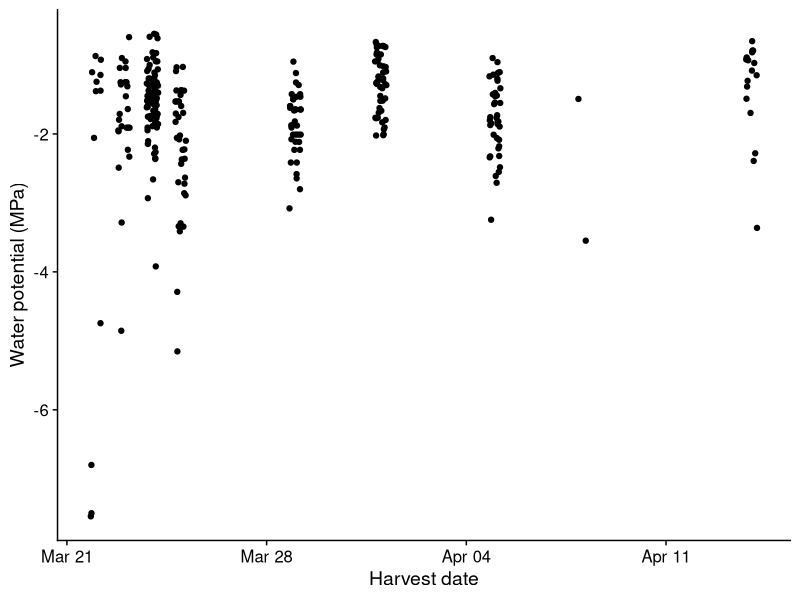

This figure's R source:
# WATER POTENTIAL

library(tidyverse)
library(cowplot)

water_potentials = read_csv("data/Suillus water potential data - Sheet1.csv")
water_potentials$Water_potential_MPa = as.numeric(water_potentials$Water_potential_MPa)

treatments = read_csv("data/Suillus Treatment Inventory.xlsx - Sheet1.csv")

soil_moisture = read_csv("data/Suillus Soil Data.xlsx - Sheet1.csv", skip = 2)
soil = rename(soil_moisture, Plant_ID = ID)


water_treatments = left_join(treatments, water_potentials)
water_treatments = left_join(water_treatments, soil)
water_treatments$realdate = mdy(water_treatments$Date)

ggplot(data = water_treatments) +
  theme_cowplot() +
  # geom_boxplot(outlier.alpha = 0,
               # aes(x = as.factor(realdate), y = Water_potential_MPa)) +
  geom_jitter(width = 0.20,
              aes(x = realdate, y = Water_potential_MPa)) +
  ylab("Water potential (MPa)") +
  xlab("Harvest date")
